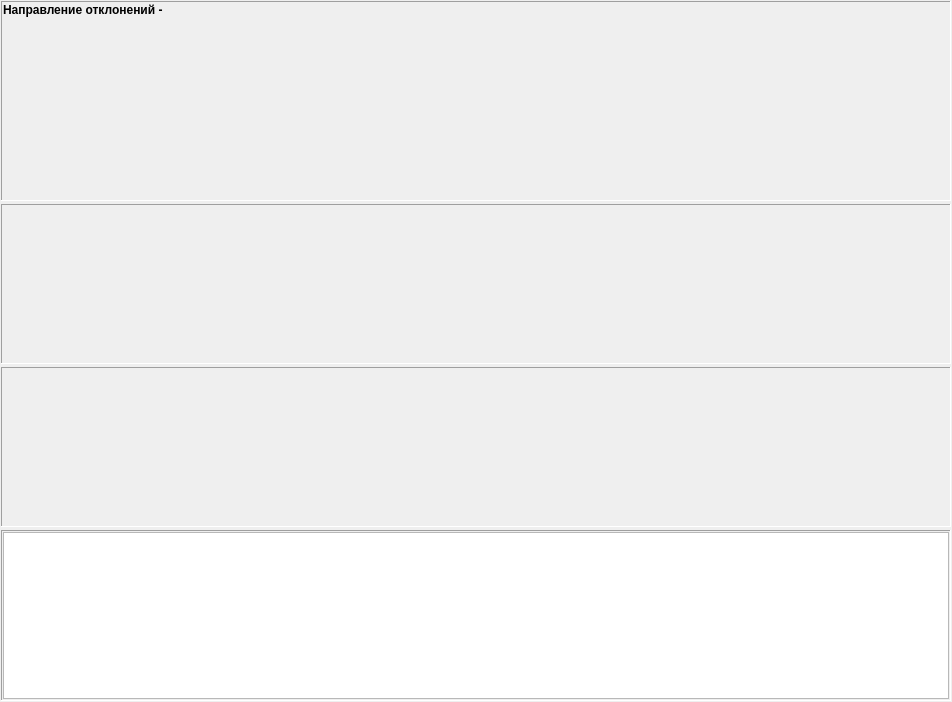
<?xml version="1.0" encoding="UTF-8"?>
<ui version="4.0">
 <class>StepDeviationVisualize</class>
 <widget class="QWidget" name="StepDeviationVisualize">
  <property name="geometry">
   <rect>
    <x>0</x>
    <y>0</y>
    <width>952</width>
    <height>702</height>
   </rect>
  </property>
  <property name="windowTitle">
   <string>Form</string>
  </property>
  <layout class="QVBoxLayout" name="verticalLayout">
   <property name="spacing">
    <number>3</number>
   </property>
   <property name="leftMargin">
    <number>1</number>
   </property>
   <property name="topMargin">
    <number>1</number>
   </property>
   <property name="rightMargin">
    <number>1</number>
   </property>
   <property name="bottomMargin">
    <number>1</number>
   </property>
   <item>
    <widget class="QFrame" name="frGraph">
     <property name="minimumSize">
      <size>
       <width>0</width>
       <height>200</height>
      </size>
     </property>
     <property name="frameShape">
      <enum>QFrame::Panel</enum>
     </property>
     <property name="frameShadow">
      <enum>QFrame::Sunken</enum>
     </property>
     <layout class="QVBoxLayout" name="verticalLayout_2">
      <property name="leftMargin">
       <number>1</number>
      </property>
      <property name="topMargin">
       <number>1</number>
      </property>
      <property name="rightMargin">
       <number>1</number>
      </property>
      <property name="bottomMargin">
       <number>1</number>
      </property>
      <item>
       <widget class="QLabel" name="lblDirection">
        <property name="sizePolicy">
         <sizepolicy hsizetype="Preferred" vsizetype="Fixed">
          <horstretch>0</horstretch>
          <verstretch>0</verstretch>
         </sizepolicy>
        </property>
        <property name="font">
         <font>
          <weight>75</weight>
          <bold>true</bold>
         </font>
        </property>
        <property name="text">
         <string>Направление отклонений - </string>
        </property>
       </widget>
      </item>
      <item>
       <widget class="AreaGraph" name="wgtGraph" native="true"/>
      </item>
     </layout>
    </widget>
   </item>
   <item>
    <widget class="QFrame" name="frGrowth">
     <property name="minimumSize">
      <size>
       <width>0</width>
       <height>160</height>
      </size>
     </property>
     <property name="frameShape">
      <enum>QFrame::Panel</enum>
     </property>
     <property name="frameShadow">
      <enum>QFrame::Sunken</enum>
     </property>
     <layout class="QVBoxLayout" name="verticalLayout_3">
      <property name="leftMargin">
       <number>1</number>
      </property>
      <property name="topMargin">
       <number>1</number>
      </property>
      <property name="rightMargin">
       <number>1</number>
      </property>
      <property name="bottomMargin">
       <number>1</number>
      </property>
      <item>
       <widget class="DynamicDiagram" name="wgtGrowth" native="true"/>
      </item>
     </layout>
    </widget>
   </item>
   <item>
    <widget class="QFrame" name="frLength">
     <property name="minimumSize">
      <size>
       <width>0</width>
       <height>160</height>
      </size>
     </property>
     <property name="frameShape">
      <enum>QFrame::Panel</enum>
     </property>
     <property name="frameShadow">
      <enum>QFrame::Sunken</enum>
     </property>
     <layout class="QVBoxLayout" name="verticalLayout_4">
      <property name="leftMargin">
       <number>1</number>
      </property>
      <property name="topMargin">
       <number>1</number>
      </property>
      <property name="rightMargin">
       <number>1</number>
      </property>
      <property name="bottomMargin">
       <number>1</number>
      </property>
      <item>
       <widget class="DynamicDiagram" name="wgtLength" native="true"/>
      </item>
     </layout>
    </widget>
   </item>
   <item>
    <widget class="QFrame" name="frTable">
     <property name="frameShape">
      <enum>QFrame::Panel</enum>
     </property>
     <property name="frameShadow">
      <enum>QFrame::Sunken</enum>
     </property>
     <layout class="QVBoxLayout" name="verticalLayout_5">
      <property name="leftMargin">
       <number>1</number>
      </property>
      <property name="topMargin">
       <number>1</number>
      </property>
      <property name="rightMargin">
       <number>1</number>
      </property>
      <property name="bottomMargin">
       <number>1</number>
      </property>
      <item>
       <widget class="QTreeView" name="tvFactors"/>
      </item>
     </layout>
    </widget>
   </item>
  </layout>
 </widget>
 <customwidgets>
  <customwidget>
   <class>AreaGraph</class>
   <extends>QWidget</extends>
   <header location="global">areagraph.h</header>
   <container>1</container>
  </customwidget>
  <customwidget>
   <class>DynamicDiagram</class>
   <extends>QWidget</extends>
   <header location="global">dynamicdiagram.h</header>
   <container>1</container>
  </customwidget>
 </customwidgets>
 <resources/>
 <connections/>
</ui>
